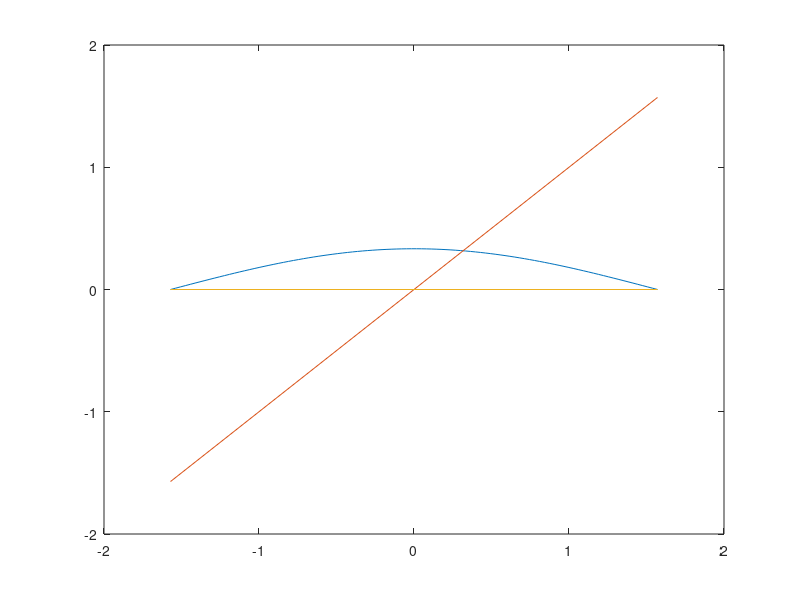

MATLAB code to generate this figure:
% 15 april examples

xx=linspace(-pi/2,pi/2);
g=@(x) cos(x)/3;
a=[-pi/2,pi/2];
plot(xx,g(xx),a,a,a,[0,0]);

x=0.5
for i=1:10
  x=g(x)
end





return

xx=linspace(1,5);


% f=@(x) cos(x)-x;
% df=@(x) -sin(x)-1;

% f=@(x) exp(x) - 4*x.^2;
% df=@(x) exp(x) - 8*x;

f=@(x)log(x)-x+2;


plot(xx,f(xx),[1,5],[0,0]);

%return

%bs=bisect(f,0,1,20)
%n=newton(f,df,0.5,5)

s=secant(f,0.3,0.35,8)

fz=fzero(f,0.325)
abs(s-fz)




function x1=secant(f,x0,x1,step)
  for i=1:step
    dfx1=(f(x1)-f(x0))/(x1-x0);
    x2=x1-f(x1)/dfx1;
    x0=x1;
    x1=x2;
  end
end



function x=newton(f,df,x,step)
  for i=1:step
    x=x-f(x)/df(x);
  end
end


function m=bisect(f,a,b,step)
  for i=1:step
    m=0.5*(a+b);
    if f(a)*f(m)<0
      b=m;
    else
      a=m;
    end
  end
  m=0.5*(a+b);
end